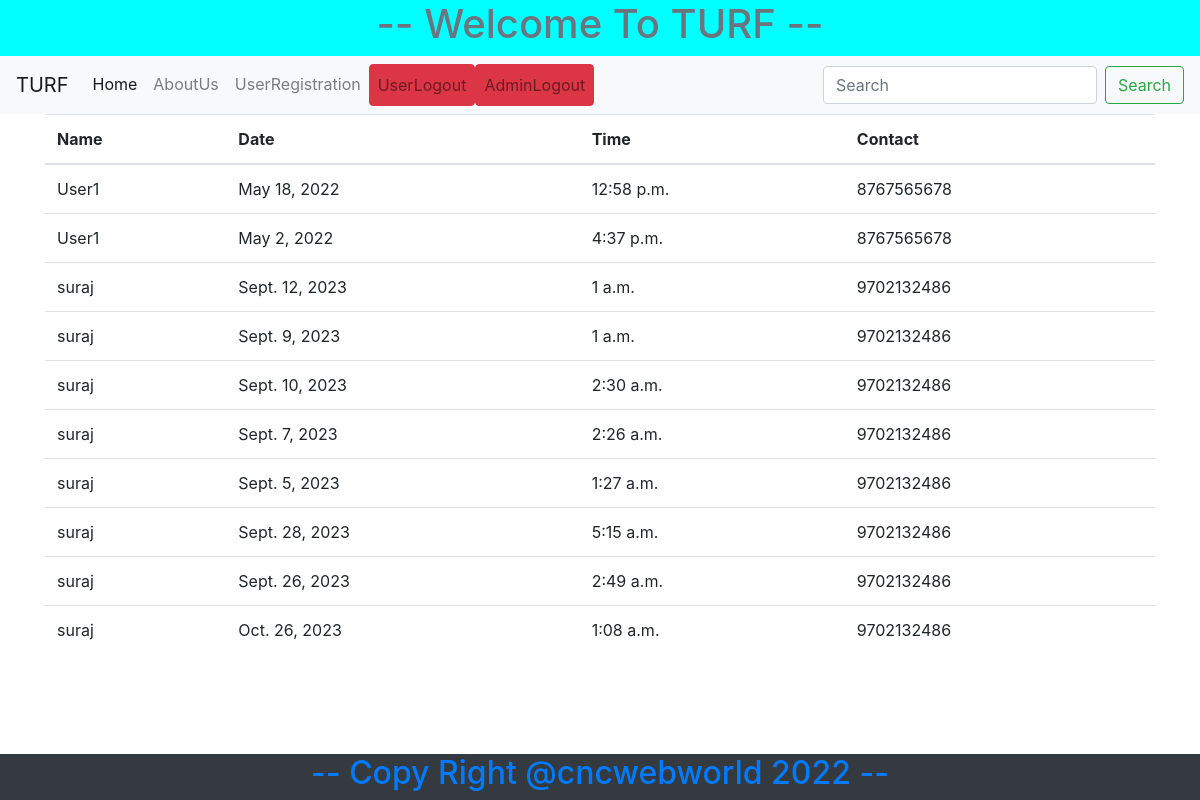
Screenshot of /scmapp/admin_booking (signed in) with the database file from the repository.
### scmapp/models.py (models this page shows, shortened)
class Book_ground(models.Model):
    bid=models.AutoField(primary_key=True)
    uid=models.IntegerField()
    name=models.CharField(max_length=200)
    date=models.DateField()
    time=models.TimeField()
    mobile=models.CharField(max_length=10)

### scmapp/views.py (the view)
# urls.py: path("admin_booking",views.admin_booking,name="admin_booking"),
def admin_booking(request):
    if 'a_name' in request.session:
        booking=Book_ground.objects.all()
        param={'data':booking}
        return render(request,"admin_booking.html",param)
    else:
        param={'status':"Your Need to Login"}
        return render(request,"admin_login.html",param)

### scmapp/TEMPLATES/admin_booking.html (shortened to what this page needs)
{% extends 'master.html' %}
{% block body %}
<div class="container">
    <div class="row">
        <div class="col-md-12 col-lg-12 ">
            <table class="table table-hover" >
                <thead>
                    <tr>
                        <th>Name</th>
                        <th>Date</th>
                        <th>Time</th>
                        <th>Contact</th>
                    </tr>
                </thead>
                <tbody>
                    {% for x in data %}
                    <tr>
                        <td>{{x.name}}</td>
                        <td>{{x.date}}</td>
                        <td>{{x.time}}</td>
                        <td>{{x.mobile}}</td>
                    </tr>
                    {% endfor %}
                </tbody>
            </table>
        </div>
    </div>
</div>
{% endblock %}

### scmapp/TEMPLATES/master.html (shortened to what this page needs)
<!DOCTYPE html>
<html lang="en">
<head>
    <link rel="stylesheet" href="https://cdn.jsdelivr.net/npm/bootstrap@4.6.1/dist/css/bootstrap.min.css">
</head>
<body>
<div class="container-fluid " style="background-color:aqua">
    <div class="row">
        <div class="col-md-12 col-xl-12">
            <h1 class="text-secondary text-center " >-- Welcome To TURF -- </h1>
        </div>
    </div>
</div>
<nav class="navbar navbar-expand-lg navbar-light bg-light">
  <a class="navbar-brand" href="#">TURF</a>
  <div class="collapse navbar-collapse" id="navbarSupportedContent">
    <ul class="navbar-nav mr-auto">
      <li class="nav-item active">
        <a class="nav-link" href="./">Home <span class="sr-only">(current)</span></a>
      </li>
      <li class="nav-item">
        <a class="nav-link" href="about">AboutUs</a>
      </li>
      <li class="nav-item">
        <a class="nav-link " href="user_reg">UserRegistration</a>
      </li>
    {% if 'u_name' not in request.session %}
        <li class="nav-item">
        <a class="nav-link " href="user_login">UserLogin</a>
      </li>
    {% else %}
         <li class="nav-item">
        <a class="nav-link btn btn-danger" href="user_logout">UserLogout</a>
      </li>
        {% endif %}
        {% if 'a_name' not in request.session %}
        <li class="nav-item">
        <a class="nav-link " href="admin_login_page">AdminLogin</a>
      </li>
        {% else %}
         <li class="nav-item">
        <a class="nav-link btn btn-danger" href="admin_logout" >AdminLogout</a>
      </li>
        {% endif %}
    </ul>
    <form class="form-inline my-2 my-lg-0">
      <input class="form-control mr-sm-2" type="search" placeholder="Search" aria-label="Search">
      <button class="btn btn-outline-success my-2 my-sm-0" type="submit">Search</button>
    </form>
  </div>
</nav>
{% block body %}
{% endblock %}
<div class="container-fluid bg-dark fixed-bottom">
    <div class="row">
        <div class="col-md-12 col-xl-12">
            <h2 class="text-primary text-center " >-- Copy Right @cncwebworld 2022 -- </h2>
        </div>
    </div>
</div>
</body>
</html>

### rows the page displays
Book_ground: name "User1", date "May 18, 2022", time "12:58 p.m.", mobile "8767565678"
Book_ground: name "User1", date "May 2, 2022", time "4:37 p.m.", mobile "8767565678"
Book_ground: name "suraj", date "Sept. 12, 2023", time "1 a.m.", mobile "9702132486"
Book_ground: name "suraj", date "Sept. 9, 2023", time "1 a.m.", mobile "9702132486"
Book_ground: name "suraj", date "Sept. 10, 2023", time "2:30 a.m.", mobile "9702132486"
Book_ground: name "suraj", date "Sept. 7, 2023", time "2:26 a.m.", mobile "9702132486"
Book_ground: name "suraj", date "Sept. 5, 2023", time "1:27 a.m.", mobile "9702132486"
Book_ground: name "suraj", date "Sept. 28, 2023", time "5:15 a.m.", mobile "9702132486"
Book_ground: name "suraj", date "Sept. 26, 2023", time "2:49 a.m.", mobile "9702132486"
Book_ground: name "suraj", date "Oct. 26, 2023", time "1:08 a.m.", mobile "9702132486"
